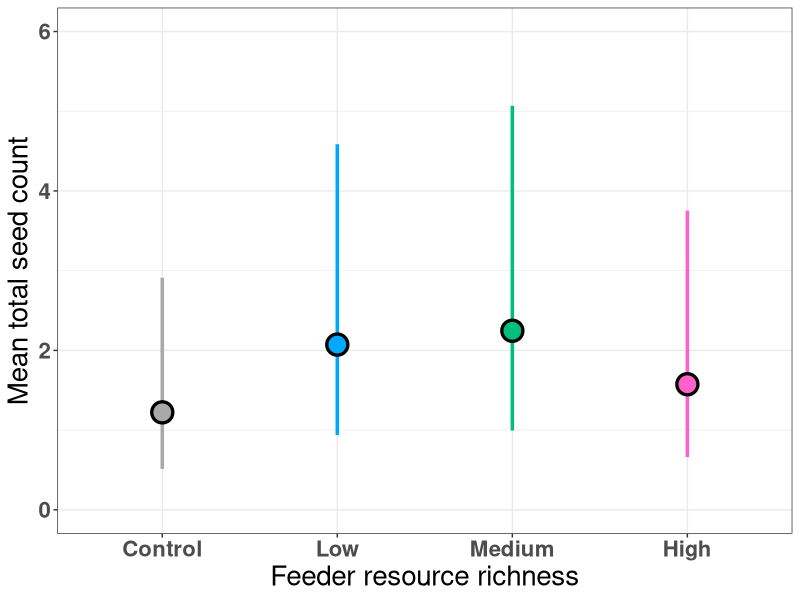

The R source for this figure:
## --------------- HEADER ------------------------------------------------------
## Script name: 2i_Experiment-2-seed-counts-fig.R
## Author: David S. Mason, UF D.E.E.R. Lab
## Department: Wildlife Ecology and Conservation
## Affiliation: University of Florida
## Date Created: 2022-10-21
## Date Last Modified: 2023-02-18
## Copyright (c) David S. Mason, 2022
## Contact: masond@ufl.edu, @EcoGraffito
## Purpose of script: This script analyses the seed detection data by
## sampling date in experiment 2.

## We prepare and then plot the data. Then, we save the ggplot object
## so that we can produce a combined plot with the other response 
## variables. We multiply the mean and CI per sampling by the total
## number of sampling periods (5) to generate an overall total.

# Load packages
library(tidyverse)

# Clear the decks
rm(list=ls())

# Bring in the data
d <- read.csv(file = "Model-output/Experiment-2-periodic-seed-counts-emmeans.csv",
                  header = TRUE, stringsAsFactors = FALSE)

d <- d[, c(1,2,5,6)]

colnames(d)[1] <- "Treatment"
colnames(d)[2] <- "Mean"
colnames(d)[3] <- "LCL"
colnames(d)[4] <- "UCL"

d$Treatment <- as_factor(d$Treatment)
d$Treatment <- factor(d$Treatment, 
                      levels=c('Control', 'Low', 'Medium', 'High'))

# Set the colors
cols <- c("darkgray", "#00A9FF", "#00BF7D",  "#FF61CC")

seed.count <- ggplot(d, aes(x = Treatment, y = Mean*5))+
  geom_errorbar(aes(ymin = LCL*5, ymax = UCL*5), width = 0, size = 1.2,
                color = cols)+
  geom_point(aes(color = Treatment, fill = Treatment),
             shape = 21, size = 6, color = "Black", stroke = 1.7)+
  scale_fill_manual(values = c("darkgray", "#00A9FF", "#00BF7D",  "#FF61CC"))+
  scale_y_continuous(limits=c(0,6))+
  xlab("Feeder resource richness")+
  ylab('Mean total seed count')+
  theme_bw()+
  theme(text = element_text(size = 20),
        legend.position = "none")+
  theme(axis.text = element_text(face="bold"))
saveRDS(seed.count, file = "Model-output/total-mean-seed-count.RDS")
# ggsave("Figures/Experiment-2-seed-count-totals.png", width = 5, height = 7, units = "in")
